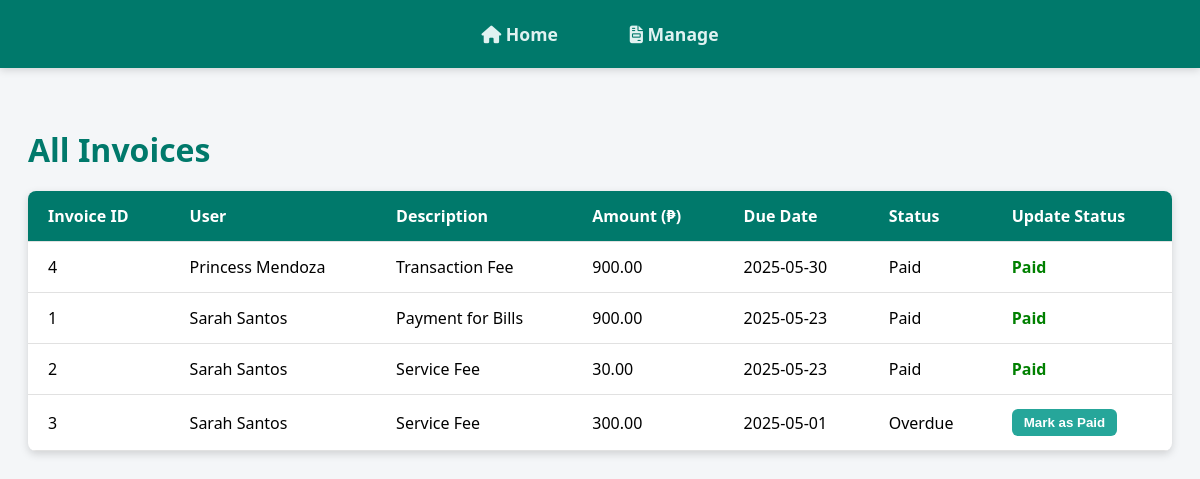
The page /update_invoices.php (signed in) on the database its author committed.
### tables this page shows
CREATE TABLE `INVOICES` (
  `invoice_id` int(11) NOT NULL,
  `user_id` int(11) NOT NULL,
  `description` varchar(255) NOT NULL,
  `amount` decimal(10,2) NOT NULL,
  `due_date` date NOT NULL,
  `status` enum('unpaid','paid','overdue') DEFAULT 'unpaid',
  `created_at` timestamp NOT NULL DEFAULT current_timestamp()
);

CREATE TABLE `USERS` (
  `user_id` int(11) NOT NULL,
  `first_name` varchar(50) NOT NULL,
  `middle_name` varchar(50) DEFAULT NULL,
  `last_name` varchar(50) NOT NULL,
  `birthdate` date NOT NULL,
  `sex` enum('Male','Female','Other') NOT NULL,
  `barangay` varchar(100) DEFAULT NULL,
  `municipality_code` varchar(50) DEFAULT NULL,
  `province` varchar(100) DEFAULT NULL,
  `role` enum('admin','member','accountant') NOT NULL,
  `created_at` timestamp NOT NULL DEFAULT current_timestamp()
);

### public/update_invoices.php (the view, shortened to what this page needs)
<?php
require_once __DIR__ . '/../includes/db.php';
$sql = "SELECT i.invoice_id, u.first_name, u.last_name, i.description, i.amount, i.due_date, i.status
        FROM INVOICES i
        JOIN USERS u ON i.user_id = u.user_id
        ORDER BY i.due_date DESC";
$result = $conn->query($sql);
?>
<!DOCTYPE html>
<html lang="en">
<head>
<link
    rel="stylesheet"
    href="https://cdnjs.cloudflare.com/ajax/libs/font-awesome/6.4.0/css/all.min.css"
/>
</head>
<body>
<nav>
    <a href="accountant.php"><i class="fas fa-home"></i> Home</a>
    <a href="add_invoice.php"><i class="fas fa-file-invoice"></i> Manage</a>
</nav>
<h1>All Invoices</h1>
<?php if ($result && $result->num_rows > 0): ?>
<table>
    <thead>
        <tr>
            <th>Invoice ID</th>
            <th>User</th>
            <th>Description</th>
            <th>Amount (₱)</th>
            <th>Due Date</th>
            <th>Status</th>
            <th>Update Status</th>
        </tr>
    </thead>
    <tbody>
        <?php while ($invoice = $result->fetch_assoc()): ?>
        <tr>
            <td><?= htmlspecialchars($invoice['invoice_id']) ?></td>
            <td><?= htmlspecialchars($invoice['first_name'] . ' ' . $invoice['last_name']) ?></td>
            <td><?= htmlspecialchars($invoice['description']) ?></td>
            <td><?= number_format($invoice['amount'], 2) ?></td>
            <td><?= htmlspecialchars($invoice['due_date']) ?></td>
            <td><?= ucfirst(htmlspecialchars($invoice['status'])) ?></td>
            <td>
                <?php if ($invoice['status'] !== 'paid'): ?>
                    <form method="POST" style="margin:0;">
                        <button type="submit" name="mark_paid" class="mark-paid-btn">Mark as Paid</button>
                    </form>
                <?php else: ?>
                    <span style="color: green; font-weight: bold;">Paid</span>
                <?php endif; ?>
            </td>
        </tr>
        <?php endwhile; ?>
    </tbody>
</table>
<?php else: ?>
<p class="no-data">No invoices found.</p>
<?php endif; ?>
</body>
</html>

### public/update_invoices.php (style rules this page uses)
nav { position: fixed; top: 0; left: 0; width: 100%; background-color: #00796b; display: flex; justify-content: center; gap: 40px; padding: 14px 0; box-shadow: 0 2px 8px rgba(0,0,0,0.15); z-index: 1000; }
nav a { color: #e0f2f1; font-weight: 600; font-size: 1.1rem; text-decoration: none; padding: 8px 16px; border-radius: 6px; transition: background-color 0.3s ease; }
body { font-family: 'Segoe UI', Tahoma, Geneva, Verdana, sans-serif; background-color: #f4f6f8; padding: 20px; }
h1 { color: #00796b; margin-top: 100px; margin-bottom: 20px; }
table { width: 100%; border-collapse: collapse; background: white; border-radius: 8px; overflow: hidden; box-shadow: 0 3px 8px rgba(0,0,0,0.15); }
th, td { padding: 14px 20px; text-align: left; border-bottom: 1px solid #e1e1e1; font-size: 16px; }
th { background-color: #00796b; color: #fff; font-weight: 600; }
.mark-paid-btn { background-color: #26a69a; color: white; padding: 6px 12px; border: none; border-radius: 6px; cursor: pointer; font-weight: 600; transition: background-color 0.3s ease; }

### rows shown on the page
invoices: invoice_id "4", user.last_name "Princess Mendoza", description "Transaction Fee", amount "900.00", due_date "2025-05-30", status "Paid"
invoices: invoice_id "1", user.last_name "Sarah Santos", description "Payment for Bills", amount "900.00", due_date "2025-05-23", status "Paid"
invoices: invoice_id "2", user.last_name "Sarah Santos", description "Service Fee", amount "30.00", due_date "2025-05-23", status "Paid"
invoices: invoice_id "3", user.last_name "Sarah Santos", description "Service Fee", amount "300.00", due_date "2025-05-01", status "Overdue"
